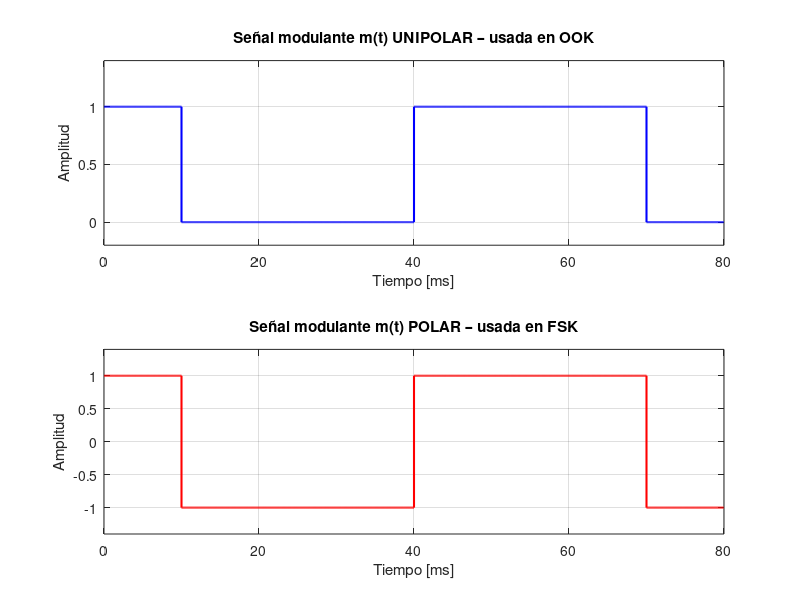
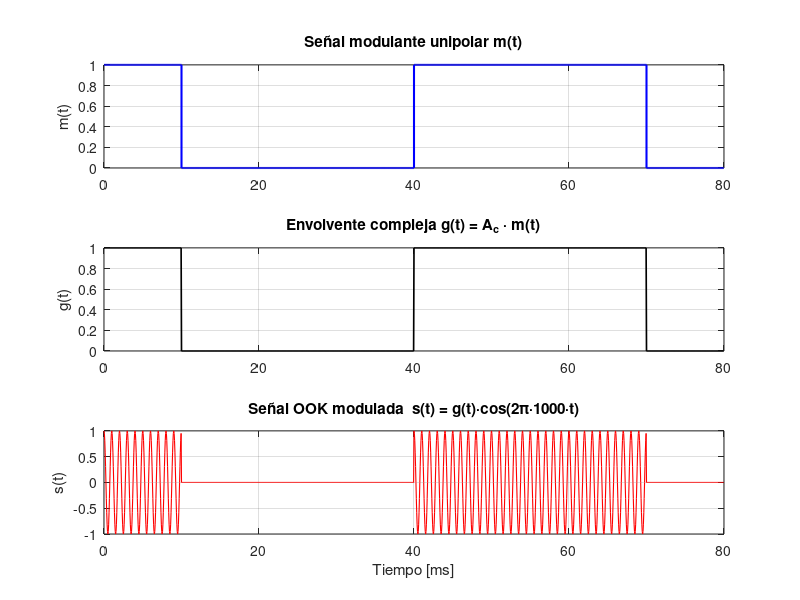
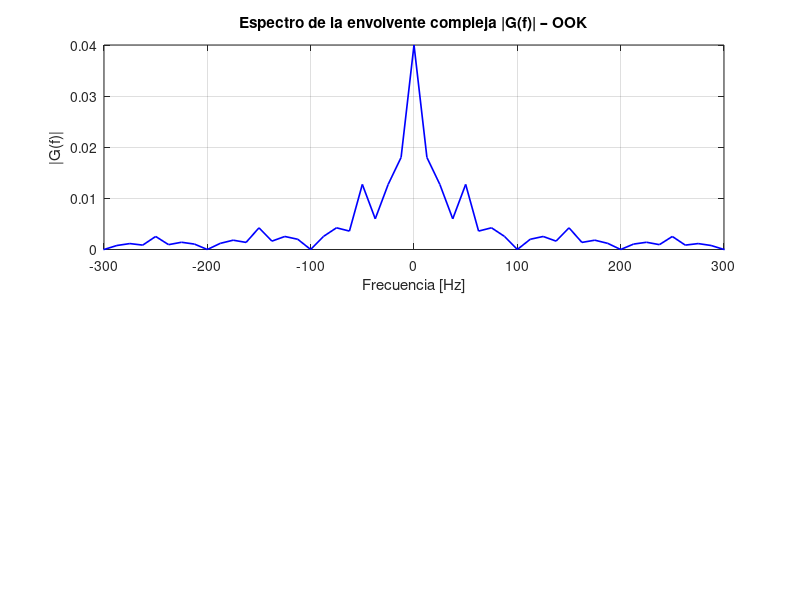

Recreate these plots in MATLAB, in order. (Note: this script raises an error after producing the figures.)
%% =========================================================
%  LABORATORIO 3 – Modulación Pasabanda de Señales Binarias
%  CIT2111 – Universidad Diego Portales
%
%  Ejecutar sección por sección (Ctrl+Enter en cada %%)
%  o el script completo (F5).
%  Cada sección genera las figuras que necesitas para el informe.
% =========================================================
clear; clc; close all;

%% =========================================================
%  PARÁMETROS GLOBALES (modifica aquí para experimentar)
% =========================================================
R   = 100;          % Tasa de bits [bps]
Tb  = 1/R;          % Duración de bit [s]
Ac  = 1;            % Amplitud de portadora [V]
fc  = 1000;         % Frecuencia de portadora [Hz]  (debe cumplir fc >> R)
Df  = 200;          % Desviación FSK Δf [Hz]        (frecuencia de espacio = fc-Df, marca = fc+Df)
Nb  = 8;            % Número de bits a simular
fs  = 20*fc;        % Frecuencia de muestreo [Hz]  (20x portadora → buena resolución)
Ns  = fs*Tb;        % Muestras por bit

%% =========================================================
%  SECCIÓN 1 – SEÑAL MODULANTE m(t)
% =========================================================
% Generamos una secuencia binaria aleatoria y la repetimos
% Ns muestras por bit para construir la forma de onda continua.

rng(42);                            % Semilla fija → resultados reproducibles
bits = randi([0 1], 1, Nb);         % Secuencia binaria aleatoria (0 o 1)

% m(t) UNIPOLAR (para OOK): {0, 1}
m_unipolar = repelem(bits, Ns);

% m(t) POLAR (para FSK): {-1, +1}  →  2*bit - 1
m_polar = repelem(2*bits - 1, Ns);

t = (0 : length(m_unipolar)-1) / fs;   % Eje temporal

figure('Name','Señal modulante','NumberTitle','off','Position',[100 600 900 350]);
subplot(2,1,1)
  stairs(t*1e3, m_unipolar, 'b', 'LineWidth', 1.5);
  ylim([-0.2 1.4]); grid on;
  xlabel('Tiempo [ms]'); ylabel('Amplitud');
  title('Señal modulante m(t) UNIPOLAR – usada en OOK');
subplot(2,1,2)
  stairs(t*1e3, m_polar, 'r', 'LineWidth', 1.5);
  ylim([-1.4 1.4]); grid on;
  xlabel('Tiempo [ms]'); ylabel('Amplitud');
  title('Señal modulante m(t) POLAR – usada en FSK');

fprintf('=== PARÁMETROS ===\n');
fprintf('  Tasa de bits R  = %g bps\n', R);
fprintf('  Frecuencia fc   = %g Hz\n', fc);
fprintf('  Desviación Δf   = %g Hz (FSK)\n', Df);
fprintf('  Bits simulados  = %d\n', Nb);

%% =========================================================
%  SECCIÓN 2 – MODULACIÓN OOK (Actividad Previa)
% =========================================================
%
%  g(t) = Ac * m(t)          [envolvente compleja — real, unipolar]
%  s(t) = g(t)*cos(2π·fc·t)  = Ac * m(t) * cos(2π·fc·t)
%
%  Ancho de banda teórico (nulo a nulo):
%    BT_OOK = 2 * R = 2 / Tb

portadora = cos(2*pi*fc*t);         % cos(2π·fc·t)
g_ook     = Ac * m_unipolar;       % Envolvente compleja (real)
s_ook     = g_ook .* portadora;    % Señal modulada OOK

BT_OOK_teo = 2 * R;
fprintf('\n=== OOK ===\n');
fprintf('  Envolvente: g(t) = %.1f * m(t)\n', Ac);
fprintf('  BW teórico nulo-nulo: BT = 2R = %g Hz\n', BT_OOK_teo);

% --- Figura: dominio del tiempo ---
figure('Name','OOK – Dominio del tiempo','NumberTitle','off','Position',[100 200 900 500]);
subplot(3,1,1)
  stairs(t*1e3, m_unipolar, 'b', 'LineWidth',1.5); grid on;
  ylabel('m(t)'); title('Señal modulante unipolar m(t)');
subplot(3,1,2)
  plot(t*1e3, g_ook, 'k', 'LineWidth',1.2); grid on;
  ylabel('g(t)'); title('Envolvente compleja g(t) = A_c · m(t)');
subplot(3,1,3)
  plot(t*1e3, s_ook, 'r', 'LineWidth',0.8); grid on;
  xlabel('Tiempo [ms]'); ylabel('s(t)');
  title(['Señal OOK modulada  s(t) = g(t)·cos(2\pi·' num2str(fc) '·t)']);

%% =========================================================
%  SECCIÓN 3 – ESPECTRO DE LA SEÑAL OOK
% =========================================================
N    = length(s_ook);
f    = (-N/2 : N/2-1) * (fs/N);    % Eje de frecuencias centrado

% FFT de la envolvente compleja G(f)
G_ook = fftshift(fft(g_ook, N)) / fs;

% FFT de la señal modulada S(f)
S_ook = fftshift(fft(s_ook, N)) / fs;

figure('Name','OOK – Espectro','NumberTitle','off','Position',[100 100 950 500]);
subplot(2,1,1)
  plot(f, abs(G_ook), 'b', 'LineWidth', 1.2); grid on;
  xlabel('Frecuencia [Hz]'); ylabel('|G(f)|');
  title('Espectro de la envolvente compleja |G(f)| – OOK');
  xlim([-3*R 3*R]);
  % Marcamos los nulos teóricos en ±R, ±2R, ...
  xline( R,'--r','LineWidth',1); xline(-R,'--r','LineWidth',1);
  legend('|G(f)|','Nulos en ±R');

subplot(2,1,2)
  plot(f, abs(S_ook), 'r', 'LineWidth', 1.2); grid on;
  xlabel('Frecuencia [Hz]'); ylabel('|S(f)|');
  title(['Espectro señal OOK |S(f)| – BW teórico = 2R = ' num2str(BT_OOK_teo) ' Hz']);
  xlim([fc - 4*R, fc + 4*R]);
  xline(fc + R,'--k','LineWidth',1); xline(fc - R,'--k','LineWidth',1);
  legend('|S(f)|',['Nulos en f_c ± R = f_c ± ' num2str(R) ' Hz']);

% --- Medición del BW desde el espectro simulado ---
% Buscamos los nulos más cercanos a fc en la región positiva
f_pos    = f(f > 0);
S_pos    = abs(S_ook(f > 0));
[~, idx_fc] = min(abs(f_pos - fc));         % Índice de fc
% Buscar primer nulo a la derecha de fc
derecha  = S_pos(idx_fc:end);
[~, idx_nulo_der] = min(derecha(1:round(3*R*N/fs)));
f_nulo_der = f_pos(idx_fc + idx_nulo_der - 1);
BT_OOK_med = 2 * (f_nulo_der - fc);

fprintf('  BW medido (nulo-nulo desde espectro): %.1f Hz\n', BT_OOK_med);
fprintf('  Diferencia: %.2f %%\n', abs(BT_OOK_med - BT_OOK_teo)/BT_OOK_teo*100);

% --- TABLA DE RESULTADOS OOK (se imprime en consola) ---
fprintf('\n  ┌────────────────────────────────────┐\n');
fprintf('  │  TABLA COMPARATIVA – OOK           │\n');
fprintf('  ├──────────────┬──────────┬──────────┤\n');
fprintf('  │ Parámetro    │ Teórico  │ Medido   │\n');
fprintf('  ├──────────────┼──────────┼──────────┤\n');
fprintf('  │ fc (Hz)      │ %8g │   --     │\n', fc);
fprintf('  │ R  (bps)     │ %8g │   --     │\n', R);
fprintf('  │ BT (Hz)      │ %8g │ %8.1f │\n', BT_OOK_teo, BT_OOK_med);
fprintf('  └──────────────┴──────────┴──────────┘\n');

%% =========================================================
%  SECCIÓN 4 – MODULACIÓN FSK (Laboratorio Presencial)
% =========================================================
%
%  La FSK varía la frecuencia de la portadora según m(t):
%    f1 = fc - Df  → bit 0 (frecuencia de espacio)
%    f2 = fc + Df  → bit 1 (frecuencia de marca)
%
%  Señal modulada:
%    s(t) = Ac * cos(2π·fc·t + 2π·Δf · ∫m(σ)dσ)
%
%  Envolvente compleja:
%    g(t) = Ac · exp( j·2π·Δf · ∫m(σ)dσ )   → módulo constante Ac
%
%  Ancho de banda (regla de Carson):
%    BT_FSK = 2·(Δf + R)

% Integral de m(t) polar → fase acumulada
fase_acum = cumsum(m_polar) / fs;       % ∫m(σ)dσ  (integración numérica)

% Envolvente compleja (compleja)
g_fsk = Ac * exp(1j * 2*pi * Df * fase_acum);

% Señal modulada FSK (parte real de g(t)*e^{j·2π·fc·t})
s_fsk = real(g_fsk .* exp(1j * 2*pi * fc * t));

% Verificación alternativa directa (más intuitiva)
s_fsk2 = Ac * cos(2*pi*fc*t + 2*pi*Df*fase_acum);
% s_fsk y s_fsk2 deben ser idénticas (tolerancia numérica)

BT_FSK_teo = 2*(Df + R);
fprintf('\n=== FSK ===\n');
fprintf('  Envolvente: g(t) = %.1f · exp(j·2π·%g·∫m(σ)dσ)\n', Ac, Df);
fprintf('  |g(t)| = %.1f  (constante → modulación angular pura)\n', Ac);
fprintf('  BW teórico (Carson): BT = 2(Δf+R) = 2(%g+%g) = %g Hz\n', Df, R, BT_FSK_teo);

% --- Figura: dominio del tiempo ---
figure('Name','FSK – Dominio del tiempo','NumberTitle','off','Position',[150 200 900 600]);
subplot(4,1,1)
  stairs(t*1e3, m_polar, 'b', 'LineWidth',1.5); grid on; ylim([-1.4 1.4]);
  ylabel('m(t)'); title('Señal modulante polar m(t)  {-1,+1}');
subplot(4,1,2)
  plot(t*1e3, fase_acum, 'k', 'LineWidth',1.2); grid on;
  ylabel('\int m d\sigma'); title('Fase acumulada ∫m(σ)dσ');
subplot(4,1,3)
  plot(t*1e3, Ac*ones(size(t)), '--g', 'LineWidth',1);
  hold on;
  plot(t*1e3, real(g_fsk), 'm', 'LineWidth',1.2); grid on;
  ylabel('g(t)'); title('Envolvente compleja: Re{g(t)} (verde punteado = |g(t)| = constante)');
  legend('|g(t)| = A_c','Re{g(t)}');
subplot(4,1,4)
  plot(t*1e3, s_fsk, 'r', 'LineWidth',0.8); grid on;
  xlabel('Tiempo [ms]'); ylabel('s(t)');
  title(['Señal FSK modulada  (f_1=' num2str(fc-Df) ' Hz, f_2=' num2str(fc+Df) ' Hz)']);

%% =========================================================
%  SECCIÓN 5 – ESPECTRO DE LA SEÑAL FSK
% =========================================================
N2   = length(s_fsk);
f2   = (-N2/2 : N2/2-1) * (fs/N2);

% FFT envolvente compleja
G_fsk = fftshift(fft(g_fsk, N2)) / fs;

% FFT señal modulada
S_fsk = fftshift(fft(s_fsk, N2)) / fs;

figure('Name','FSK – Espectro','NumberTitle','off','Position',[150 100 950 500]);
subplot(2,1,1)
  plot(f2, abs(G_fsk), 'b', 'LineWidth', 1.2); grid on;
  xlabel('Frecuencia [Hz]'); ylabel('|G(f)|');
  title('Espectro de la envolvente compleja |G(f)| – FSK');
  xlim([-3*(Df+R)  3*(Df+R)]);
  xline( Df,'--r','LineWidth',1,'Label','  +Δf');
  xline(-Df,'--r','LineWidth',1,'Label','-Δf  ');

subplot(2,1,2)
  plot(f2, abs(S_fsk), 'r', 'LineWidth', 1.2); grid on;
  xlabel('Frecuencia [Hz]'); ylabel('|S(f)|');
  title(['Espectro señal FSK |S(f)| – BW Carson = ' num2str(BT_FSK_teo) ' Hz']);
  xlim([fc - 3*(Df+R), fc + 3*(Df+R)]);
  xline(fc + Df + R,'--k','LineWidth',1);
  xline(fc - Df - R,'--k','LineWidth',1);
  xline(fc + Df,    '--m','LineWidth',1,'Label','f_2 ');
  xline(fc - Df,    '--m','LineWidth',1,'Label','f_1 ');
  legend('|S(f)|','Límites BW Carson','','Frecuencias f_1, f_2');

% --- Medición BW desde espectro simulado ---
f_pos2   = f2(f2 > 0);
S_pos2   = abs(S_fsk(f2 > 0));
% Buscamos máximos locales cerca de fc-Df y fc+Df
[~, idx1] = min(abs(f_pos2 - (fc - Df)));
[~, idx2] = min(abs(f_pos2 - (fc + Df)));
f_left    = f_pos2(idx1);
f_right   = f_pos2(idx2);
BT_FSK_med = 2*(f_right - fc + R);   % Estimación por posición de lóbulos

% Buscar nulos externos al lóbulo derecho
lob_der = S_pos2(idx2 : min(idx2+round(2*R*N2/fs), end));
[~,idx_nulo] = min(lob_der(1:min(length(lob_der),round(R*N2/fs))));
f_nulo_ext = f_pos2(min(idx2 + idx_nulo - 1, length(f_pos2)));
BT_FSK_med2 = 2*(f_nulo_ext - fc);   % nulo a nulo

fprintf('  BW medido (posición de lóbulos): ~%.1f Hz\n', BT_FSK_med);
fprintf('  BW medido (nulo externo):        ~%.1f Hz\n', BT_FSK_med2);

fprintf('\n  ┌────────────────────────────────────────┐\n');
fprintf('  │  TABLA COMPARATIVA – FSK               │\n');
fprintf('  ├──────────────────┬──────────┬──────────┤\n');
fprintf('  │ Parámetro        │ Teórico  │ Medido   │\n');
fprintf('  ├──────────────────┼──────────┼──────────┤\n');
fprintf('  │ fc (Hz)          │ %8g │   --     │\n', fc);
fprintf('  │ Δf (Hz)          │ %8g │   --     │\n', Df);
fprintf('  │ R  (bps)         │ %8g │   --     │\n', R);
fprintf('  │ BT Carson (Hz)   │ %8g │ %8.1f │\n', BT_FSK_teo, BT_FSK_med);
fprintf('  └──────────────────┴──────────┴──────────┘\n');

%% =========================================================
%  SECCIÓN 6 – COMPARACIÓN OOK vs FSK
% =========================================================
figure('Name','Comparación OOK vs FSK','NumberTitle','off','Position',[200 150 1000 400]);
subplot(1,2,1)
  plot(f,  abs(S_ook), 'b', 'LineWidth', 1.2); grid on;
  xlabel('Frecuencia [Hz]'); ylabel('|S(f)|');
  title('Espectro OOK'); xlim([fc-4*R, fc+4*R]);
  xline(fc+R,'--r'); xline(fc-R,'--r');

subplot(1,2,2)
  plot(f2, abs(S_fsk), 'r', 'LineWidth', 1.2); grid on;
  xlabel('Frecuencia [Hz]'); ylabel('|S(f)|');
  title('Espectro FSK'); xlim([fc-3*(Df+R), fc+3*(Df+R)]);
  xline(fc+Df+R,'--k'); xline(fc-Df-R,'--k');
  xline(fc+Df,'--m'); xline(fc-Df,'--m');

fprintf('\n=== RESUMEN COMPARATIVO ===\n');
fprintf('  BW_OOK (teórico)  = 2·R          = 2·%g = %g Hz\n', R, BT_OOK_teo);
fprintf('  BW_FSK (teórico)  = 2·(Δf + R)   = 2·(%g+%g) = %g Hz\n', Df, R, BT_FSK_teo);
fprintf('  Relación BW_FSK/BW_OOK = %.2f\n', BT_FSK_teo/BT_OOK_teo);

%% =========================================================
%  SECCIÓN 7 – TRANSFORMADA DE FOURIER ANALÍTICA
%              (para graficar en el informe)
% =========================================================
% Esta sección grafica la forma analítica del espectro, que es
% la que debes mostrar en la parte teórica del informe.

f_base = linspace(-4*R, 4*R, 2000);   % eje de frecuencias normalizado

% |G_OOK(f)| ≈ Ac·Tb·|sinc(f·Tb)| + impulso en 0
% (ignoramos el impulso DC para la gráfica)
G_ook_analitico = abs(Ac * Tb * sinc(f_base * Tb));

% |G_FSK(f)| ≈ superposición de dos sinc desplazadas en ±Df
G_fsk_analitico = abs(0.5*Ac*Tb*sinc((f_base - Df)*Tb)) + ...
                  abs(0.5*Ac*Tb*sinc((f_base + Df)*Tb));

figure('Name','Espectros analíticos (para informe)','NumberTitle','off','Position',[250 100 1000 450]);
subplot(1,2,1)
  plot(f_base, G_ook_analitico, 'b', 'LineWidth', 2); grid on;
  xlabel('Frecuencia [Hz]'); ylabel('|G(f)| [V/Hz]');
  title('|G(f)| OOK – Analítico');
  xline( R,'--r','Label','  R'); xline(-R,'--r','Label','-R');
  xline( 2*R,'--r'); xline(-2*R,'--r');

subplot(1,2,2)
  plot(f_base, G_fsk_analitico, 'r', 'LineWidth', 2); grid on;
  xlabel('Frecuencia [Hz]'); ylabel('|G(f)| [V/Hz]');
  title('|G(f)| FSK – Analítico');
  xline( Df,'--m','Label','  Δf'); xline(-Df,'--m','Label','-Δf');
  xline( Df+R,'--k'); xline(-Df-R,'--k');

fprintf('\n>> Todas las figuras generadas correctamente.\n');
fprintf('>> Guárdalas con: print(fig, ''nombre'', ''-dpng'', ''-r300'')\n');
fprintf('>> O usa: exportgraphics(gcf, ''nombre.png'', ''Resolution'', 300)\n');
